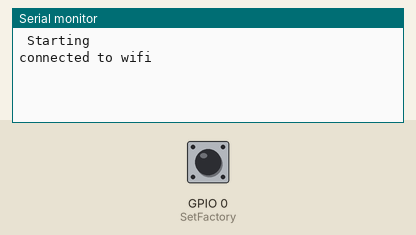
A sketch run on a simulated ESP32. Shown: the last lines printed to the serial monitor. Inputs (shaded band) come from the test bench; at power-on: GPIO 0 (SetFactory) HIGH. WiFi joins after 1.5 s; servers stay silent unless stated. At 12.0 s the program restarts the board; the recording ends there.

Above: at 5.7 s.
5.8 s: GPIO 0 (SetFactory) pulled LOW for 0.15 s
At 6.8 s:
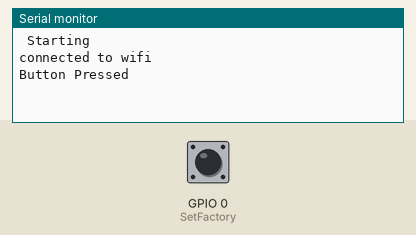
8.9 s: GPIO 0 (SetFactory) pulled LOW for 3.2 s
At 10.3 s:
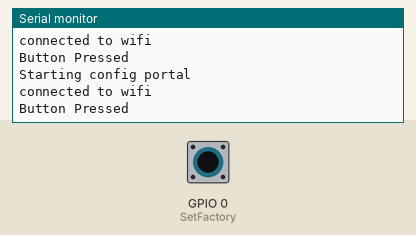

The sketch:

Newrelayboard.ino
```cpp
#include <WiFiManager.h>

#define SetFactory 0

// wifimanager can run in a blocking mode or a non blocking mode
// Be sure to know how to process loops with no delay() if using non blocking
bool wm_nonblocking = false; // change to true to use non blocking

WiFiManager wm; // global wm instance
WiFiManagerParameter custom_field; // global param ( for non blocking w params )

void setup()
{
  WiFi.mode(WIFI_STA); // explicitly set mode, esp defaults to STA+AP
  Serial.begin(115200);
  Serial.setDebugOutput(true);
  delay(3000);
  Serial.println("\n Starting");

  pinMode(SetFactory, INPUT);


  if(wm_nonblocking) wm.setConfigPortalBlocking(false);
  int customFieldLength = 40;// add a custom input field
  const char* custom_radio_str = "<br/><label for='customfieldid'>Custom Field Label</label><input type='radio' name='customfieldid' value='1' checked> One<br><input type='radio' name='customfieldid' value='2'> Two<br><input type='radio' name='customfieldid' value='3'> Three";
  new (&custom_field) WiFiManagerParameter(custom_radio_str); // custom html input
  wm.addParameter(&custom_field);
  wm.setSaveParamsCallback(saveParamCallback);
  std::vector<const char *> menu = {"wifi","info","param","sep","restart","exit"};
  wm.setMenu(menu);
  wm.setClass("invert");// set dark theme
  wm.setConfigPortalTimeout(30); // auto close configportal after n seconds

  bool res;
  res = wm.autoConnect("MCSConnect"); // password protected ap
  if(!res){Serial.println("Failed to connect or hit timeout"); ESP.restart();}
  else{Serial.println("connected to wifi");}//if you get here you have connected to the WiFi
}


void loop()
{
  if(wm_nonblocking) wm.process(); // avoid delays() in loop when non-blocking and other long running code
  checkButton();
}
```

Wifimanager.ino
```cpp
void checkButton()
{
  // check for button press
  if ( digitalRead(SetFactory) == LOW ) {
    // poor mans debounce/press-hold, code not ideal for production
    delay(50);
    if( digitalRead(SetFactory) == LOW )
    {
      Serial.println("Button Pressed");
      // still holding button for 3000 ms, reset settings, code not ideaa for production
      delay(3000); // reset delay hold
      if( digitalRead(SetFactory) == LOW )
      {
        Serial.println("Button Held");
        Serial.println("Erasing Config, restarting");
        wm.resetSettings();


//        Serial.println(custom_text_box.getValue());

        ESP.restart();
      }

      // start portal w delay
      Serial.println("Starting config portal");
      wm.setConfigPortalTimeout(120);

      if (!wm.startConfigPortal("MCSConnect")) {
        Serial.println("failed to connect or hit timeout");
        delay(3000);
        // ESP.restart();
      } else {
        //if you get here you have connected to the WiFi
        Serial.println("connected to wifi");
      }
    }
  }
}

String getParam(String name)
{
  //read parameter from server, for customhmtl input
  String value;
  if(wm.server->hasArg(name)) {
    value = wm.server->arg(name);
  }
  return value;
}

void saveParamCallback()
{
  Serial.println("[CALLBACK] saveParamCallback fired");
  Serial.println("PARAM customfieldid = " + getParam("customfieldid"));
}
```

Measured:
- after the input at 5.8 s, the serial monitor: prints a new line after 0.05 s (image 1)
- after the input at 8.9 s, the serial monitor: prints a new line after 0.05 s (image 2)
